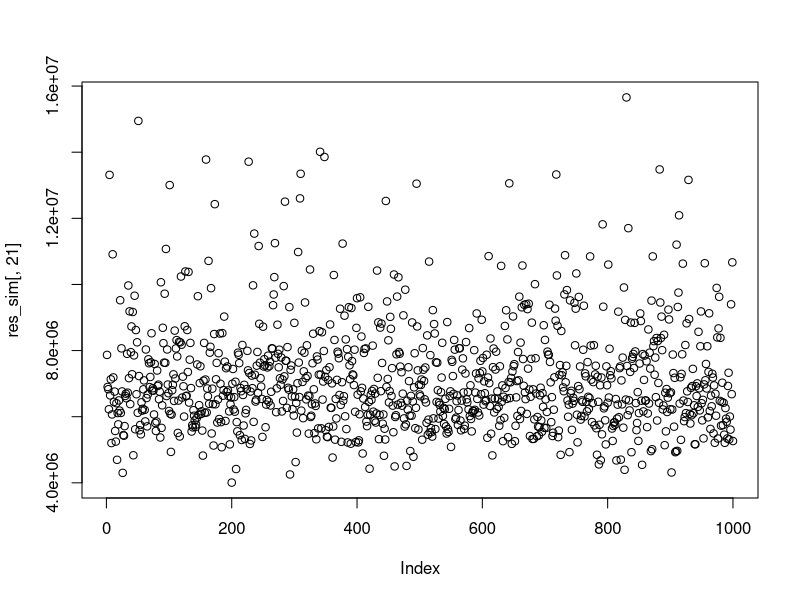

Write the R code that produced this figure.
# Bajo condición: - cantidad de clientes conocida
#                 - planes viejos conocidos


# recomendación: - no usar set.seed

# Condiciones 
n_ini=100
min=200
max=3000

p_actuales=as.integer(runif(n_ini,min,max))
q_actuales=as.integer(runif(n_ini,1,1000))

p_actuales

o_pact=order(p_actuales)
p_actuales=p_actuales[o_pact]
p_actuales
Ingresos_acutuales <- sum(p_actuales*q_actuales)


# 1 fucino q cree ran 20 planes
 
# 2 fun q vea la ganancia

# 3  simular y ¿graficar?



# 1

planes_nuv <- function(n_final,min,max) {
    # n_final cantidad de planes menos dos
    # min precio para crear planes y el primer plan
    # max precio para crear planes y el último plan
    # devuelve n planes nuevos generados por runif
    p_nuevos_L = as.integer(runif(n_final,min+1,max-1))
    p_nuevos_L = p_nuevos_L[order(p_nuevos_L)]
    p_nuevos_L = c(min,p_nuevos_L,max)
    return(p_nuevos_L)
}



# 2


ganancia_nuv <- function(new_p,old_p,old_cli){
    # new_p vector planes nuevos 
    # old_p vector planes viejos
    # old_cli vector actuales
    # devuelve: - distribucion nueva de los clientes
    #           - cuanto es la ganancia del plan nuevo
    #           - la ganancia del plan viejo 
    #           - la diferencia entre ambas
    
    # nueva distrivucion de los clientes
    new_cli=rep(0,length(new_p))
    
    for(i in length(old_cli):1) {
        j = length(new_p)
        while(old_p[i]<new_p[j] && j!=1){
            j=j-1
        }
        new_cli[j] = new_cli[j] + old_cli[i]
    }
    
    # nuevas ganacias
    new_ingresos <- sum(new_p*new_cli)
    
    # viejas ganancias 
    old_ingresos <- sum(old_p*old_cli)
    
    #diferencia (asumiendo old_ingresos > new_ingresos)
    diferencia = old_ingresos - new_ingresos
    
    res <- list(new_cli = new_cli , 
                new_ingresos = new_ingresos , 
                old_ingresos = old_ingresos , 
                diferencia = diferencia)
    return(res)
}



# 3

# Simulador
n_final = 18


simul_L <- function(n_final,min,max,old_p,old_cli,tol,cant_sim = 1000){
    # usa planes_nuv y ganancia_nuv
    # tol valor que hay que superar para ser aceptada la nueva distribución
    # cant_sim cantidad de simulaciones
    
    all <- matrix(0 , nrow = cant_sim , ncol = (n_final + 4))
    # primeras n_final+2 columnas son los 20 planes 
    # penúltima columna es la diferencia con los ingresos viejos
    # última columna es un T/F según se alcance la tolerancia
    
    for (i in 1:cant_sim) {
        plan_i <- planes_nuv(n_final,min,max)
        gan_i <- ganancia_nuv(plan_i,old_p,old_cli)
        t_f <- as.numeric(gan_i$diferencia<tol)
        all[i,] <- c(plan_i,gan_i$diferencia,t_f)
    }
    return(all)
}


res_sim <- simul_L(n_final=n_final,min,max,p_actuales,q_actuales,-600000)
View(res_sim)




summary(res_sim[,21])

plot(res_sim[,21])




# Simular con distintas cantidades de planes


simu_cant <- function(n_start,n_end,min,max,old_p,old_cli,tol,cant_sim = 1000) {
    # crea una matris con los datos del summary de la diferencia de matrices de la función simul_L
    # n_start es la cantidad de planes inicial y n_end la final, n_end > n_start1
    mat <- matrix(0, nrow = n_end-n_start+1 , ncol = 8)
    for(n in n_start:n_end){
        datos = simul_L(n,min,max,old_p,old_cli,tol)
        mat[(n-n_start+1),] = c(n,t(as.matrix(summary(datos[,n+3]))),sum(datos[,n+4]))
    }
    return(mat)
}

mat <- simu_cant(18,80,200,3000,p_actuales,q_actuales,1000000)
View(mat)


#Recordad que estamos viendo la diferencia, entonces son interesa que san lo mínimo posible














